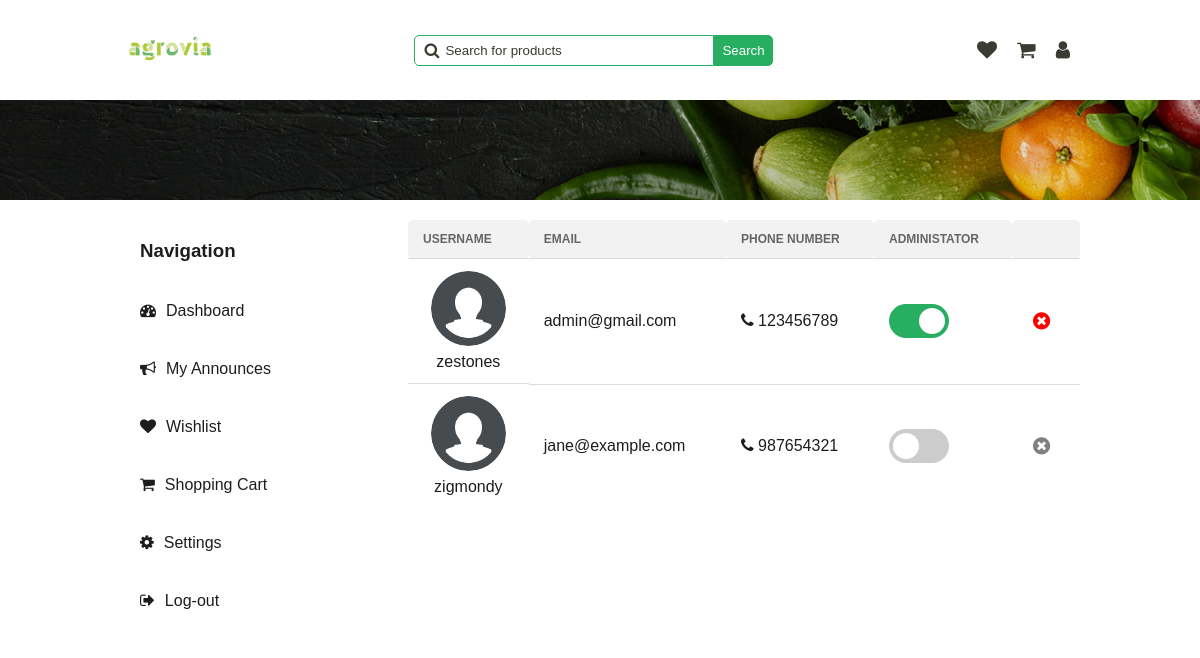
The app's page /pages/admin.php (signed in), older data.
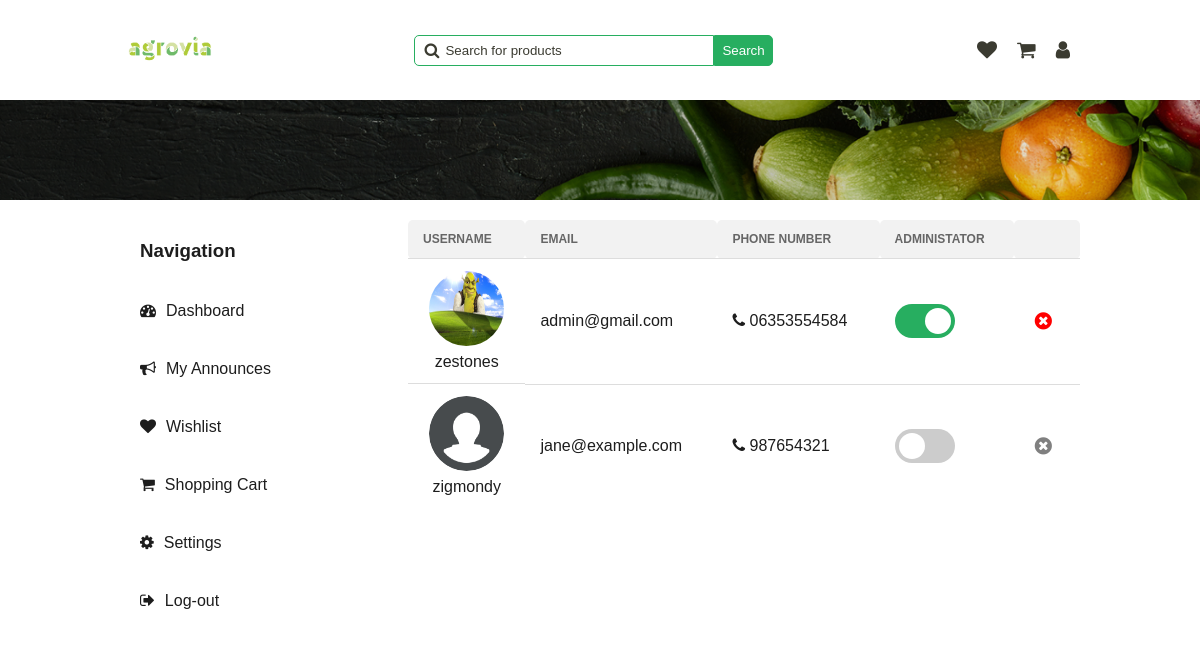
The same page, newer data.
### tables this page shows
CREATE TABLE User (
  id INTEGER PRIMARY KEY,
  firstname TEXT,
  lastname TEXT,
  email TEXT,
  username TEXT,
  icon TEXT,
  phone_number TEXT,
  password TEXT,
  is_admin INTEGER
);

### php/user.php (called while the page is built, shortened)
<?php
require '../php/pdo.php';
function get_user_by_id($id_user)
{
    global $pdo;
    try {
        $query = "SELECT * FROM User WHERE id = :id_user";
        $stmt = $pdo->prepare($query);
        $stmt->bindParam(':id_user', $id_user);
        $stmt->execute();
        $user = $stmt->fetch(PDO::FETCH_ASSOC);
        return $user;
    } catch (PDOException $e) {
        echo $e->getMessage();
    }
}
function get_all_users()
{
    global $pdo;
    $query = "SELECT * FROM User";
    $stmt = $pdo->prepare($query);
    $stmt->execute();
    $users = $stmt->fetchAll(PDO::FETCH_ASSOC);
    return $users;
}

### pages/admin.php (the view, shortened to what this page needs)
<!DOCTYPE html>
<html lang="en">
<head>
    <link rel="stylesheet" href="../styles/dashboard.css" onload="load_theme()">
    <link rel="stylesheet" href="../styles/main-header.css">
    <link rel="stylesheet" href="../styles/wishlist.css">
    <link rel="stylesheet" href="../styles/alert.css">
    <link rel="stylesheet" href="../styles/confirm-modal.css">
    <link rel="stylesheet" href="../styles/admin.css">
    <link rel="stylesheet" href="https://cdnjs.cloudflare.com/ajax/libs/font-awesome/4.7.0/css/font-awesome.min.css">
</head>
<body>
    <header>
        <a href="../pages/home.php"><img src="../assets/logo/agrovia-green.png" alt="logo"></a>
        <div class="search-bar">
            <span>
                <i class="fa fa-search"></i>
                <input type="text" name="search" id="search" placeholder="Search for products"
                    onkeydown="if(event.keyCode === 13) search()">
            </span>
            <button onclick="search()">Search</button>
        </div>
        <div class="user">
            <a href="../pages/user/wishlist.html">
                <i class="fa fa-heart"></i>
            </a>
            <a href="../pages/user/cart.html">
                <i class="fa fa-shopping-cart"></i>
            </a>
            <a href="../pages/dashboard.php">
                <i class="fa fa-user"></i>
            </a>
        </div>
    </header>
    <div class="separator-background"></div>
    <?php
    require "../php/user.php";
    $user = get_user_by_id($_SESSION['user_id']);
    $all_users = get_all_users();
    ?>
    <div class="main-container">
        <section class="navigation">
            <h3>Navigation</h3>
            <a href="../pages/dashboard.php">
                <i class="fa fa-tachometer" aria-hidden="true"></i>
                <span>Dashboard</span>
            </a>
            <a href="../pages/my-announces.php">
                <i class="fa fa-bullhorn"></i>
                <span>My Announces</span>
            </a>
            <a href="../pages/wishlist.php">
                <i class="fa fa-heart"></i>
                <span>Wishlist</span>
            </a>
            <a href="../pages/shopping-cart.php">
                <i class="fa fa-shopping-cart"></i>
                <span>Shopping Cart</span>
            </a>
            <a href="../pages/settings.php">
                <i class="fa fa-gear"></i>
                <span>Settings</span>
            </a>
            <a href="../php/log-out.php">
                <i class="fa fa-sign-out"></i>
                <span>Log-out</span>
            </a>
        </section>
        <section class="tab-content admin-section">
            <table>
                <tr>
                    <th>Username</th>
                    <th>Email</th>
                    <th>Phone Number</th>
                    <th>Administator</th>
                    <th></th>
                </tr>
                <?php foreach ($all_users as $user): ?>
                    <tr id="user-item-<?php echo $user['id']; ?>">
                        <td class="username">
                            <img src="<?php echo $user['icon']; ?>" alt="<?php echo $user['username']; ?>">
                            <span><?php echo $user['username']; ?></span>
                        </td>
                        <td>
                            <a href="mailto:<?php echo $user['email']; ?>"><?php echo $user['email']; ?></a>
                        </td>
                        <td>
                            <span>
                                <a href="tel:+<?php echo $user['phone_number']; ?>">
                                    <i class="fa fa-phone"></i>
                                    <?php echo $user['phone_number']; ?>
                                </a>
                            </span>
                        </td>
                        <td>
                            <label class="switch">
                                <span class="slider round"></span>
                            </label>
                        </td>
                        <td>
                            <button class="delete-btn" style="<?php echo $user['id'] == $_SESSION["user_id"] ? 'cursor: not-allowed; color: gray;' : ''; ?>"
                            <?php if ($user['id'] != $_SESSION["user_id"]) { ?>
                                onclick="delete_user_account(<?php echo $user['id']; ?>)"
                            <?php } ?>>
                                <i class="fa fa-times-circle" aria-hidden="true"></i>
                            </button>
                        </td>
                    </tr>
                <?php endforeach; ?>
            </table>
        </section>
    </div>
</body>
</html>

### styles/dashboard.css (style rules this page uses)
.main-container { margin-top: 120px; display: flex; justify-content: space-between; color: var(--dark); }
.main-container .navigation { display: flex; justify-content: flex-start; flex-direction: column; background-color: var(--white); width: 25%; border-radius: 5px; height: max-content; }
.main-container .navigation h3 { padding: 20px; margin: 0; color: var(--dark); }
.main-container .navigation a { padding: 20px; display: flex; justify-content: flex-start; text-decoration: none; color: var(--dark); }
.main-container .navigation a i { margin-right: 10px; }

### styles/main-header.css (style rules this page uses)
header { display: flex; justify-content: space-between; align-items: center; }
header a img { width: 100px; }
header .search-bar { display: flex; align-items: center; }
header .search-bar span { display: flex; align-items: center; position: relative; }
header .search-bar span i { position: absolute; left: 10px; color: var(--text); }
header .search-bar span input { padding: 7px; border: 1px solid var(--secondary); border-radius: 5px 0 0 5px; padding-left: 30px; min-width: 300px; }
header .search-bar span input::placeholder { color: var(--text); position: absolute; left: 30px; }
header .search-bar button { padding: 7px; border-radius: 0 5px 5px 0; background-color: var(--secondary); color: var(--white); border: 1px solid var(--secondary); cursor: pointer; }
header .user { display: flex; align-items: center; }
header .user a { text-decoration: none; padding: 10px; }
header .user a i { font-size: 20px; color: var(--text); }
.separator-background { background-image: url("../../assets/backgrounds/separator-background.png"); background-size: cover; background-position: center; background-repeat: no-repeat; width: 100%; height: 100px; position: absolute; left: 0; }

### styles/wishlist.css (style rules this page uses)
.tab-content { background-color: transparent; width: 70%; padding: 0; display: flex; align-items: flex-end; flex-direction: column; }
.tab-content table { border-radius: 5px; border: none; width: 100%; border-collapse: collapse; background-color: var(--white); margin-bottom: 22px; }
table tr th { border-radius: 5px; }
table tr:last-child td { border-bottom: none; }
table { width: 100%; border-collapse: collapse; border-spacing: 0; border: 1px solid var(--light-stroke); }
th, td { padding: 12px 15px; text-align: left; border-bottom: 1px solid #ddd; }
td { color: var(--dark); font-weight: 500; }
th { background-color: #f2f2f2; color: #666; text-transform: uppercase; font-size: 12px; }
img { max-width: 100px; height: auto; display: block; }
.delete-btn { background-color: transparent; outline: none; border: none; color: var(--error); cursor: pointer; }
.delete-btn i { font-size: 20px; }

### styles/admin.css (style rules this page uses)
.username { display: flex; flex-direction: column; justify-content: center; align-items: center; }
.username span { margin-top: 7px; }
.username img { width: 75px; height: 75px; border-radius: 50%; }
.switch { position: relative; display: inline-block; width: 60px; height: 34px; }
.slider { position: absolute; cursor: pointer; top: 0; left: 0; right: 0; bottom: 0; background-color: #ccc; -webkit-transition: 0.4s; transition: 0.4s; }
.slider:before { position: absolute; content: ""; height: 26px; width: 26px; left: 4px; bottom: 4px; background-color: white; -webkit-transition: 0.4s; transition: 0.4s; }
input:checked + .slider { background-color: var(--secondary); }
input:checked + .slider:before { -webkit-transform: translateX(26px); -ms-transform: translateX(26px); transform: translateX(26px); }
.slider.round { border-radius: 34px; }
.slider.round:before { border-radius: 50%; }
td a { color: var(--dark); text-decoration: none; }

Row changes from the older to the newer data that the page shows:
changed user "zestones": icon: a different picture; phone_number "123456789" → "06353554584"
